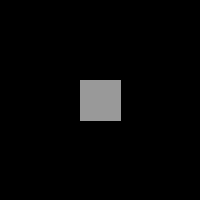
Frame 1 (no input)
Frame 60 (the mouse pressed at the canvas centre just before this capture): identical to frame 1, image omitted
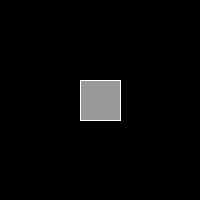
Frame 120 (the mouse held since frame 60 and released just before this capture)

The Processing sketch that drew these frames (run headless with seeded random() and noise(); from frame 60 on, the mouse is pressed at the canvas centre):

// Processing sketch: MouseFunctions
// ── MouseFunctions.pde
/**
 * Mouse Functions. 
 * 
 * Click on the box and drag it across the screen. 
 */
 
float bx;
float by;
int bs = 20;
boolean bover = false;
boolean locked = false;
float bdifx = 0.0; 
float bdify = 0.0; 


void setup() 
{
  size(200, 200);
  bx = width/2.0;
  by = height/2.0;
  rectMode(RADIUS);  
}

void draw() 
{ 
  background(0);
  
  // Test if the cursor is over the box 
  if (mouseX > bx-bs && mouseX < bx+bs && 
      mouseY > by-bs && mouseY < by+bs) {
    bover = true;  
    if(!locked) { 
      stroke(255); 
      fill(153);
    } 
  } else {
    stroke(153);
    fill(153);
    bover = false;
  }
  
  // Draw the box
  rect(bx, by, bs, bs);
}

void mousePressed() {
  if(bover) { 
    locked = true; 
    fill(255, 255, 255);
  } else {
    locked = false;
  }
  bdifx = mouseX-bx; 
  bdify = mouseY-by; 

}

void mouseDragged() {
  if(locked) {
    bx = mouseX-bdifx; 
    by = mouseY-bdify; 
  }
}

void mouseReleased() {
  locked = false;
}
